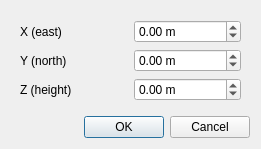
<?xml version="1.0" encoding="UTF-8"?>
<ui version="4.0">
 <class>GoToPositionDialog</class>
 <widget class="QDialog" name="GoToPositionDialog">
  <property name="geometry">
   <rect>
    <x>0</x>
    <y>0</y>
    <width>261</width>
    <height>139</height>
   </rect>
  </property>
  <property name="windowTitle">
   <string>Go to Position</string>
  </property>
  <layout class="QVBoxLayout" name="verticalLayout">
   <item>
    <widget class="QWidget" name="widget" native="true">
     <layout class="QGridLayout" name="gridLayout">
      <item row="0" column="0">
       <widget class="QLabel" name="label">
        <property name="text">
         <string>X (east)</string>
        </property>
       </widget>
      </item>
      <item row="0" column="1">
       <widget class="QDoubleSpinBox" name="XDoubleSpinBox">
        <property name="suffix">
         <string> m</string>
        </property>
        <property name="minimum">
         <double>-1000000.000000000000000</double>
        </property>
        <property name="maximum">
         <double>1000000.000000000000000</double>
        </property>
       </widget>
      </item>
      <item row="1" column="0">
       <widget class="QLabel" name="label_2">
        <property name="text">
         <string>Y (north)</string>
        </property>
       </widget>
      </item>
      <item row="1" column="1">
       <widget class="QDoubleSpinBox" name="YDoubleSpinBox">
        <property name="suffix">
         <string> m</string>
        </property>
        <property name="minimum">
         <double>-1000000.000000000000000</double>
        </property>
        <property name="maximum">
         <double>1000000.000000000000000</double>
        </property>
       </widget>
      </item>
      <item row="2" column="0">
       <widget class="QLabel" name="label_3">
        <property name="text">
         <string>Z (height)</string>
        </property>
       </widget>
      </item>
      <item row="2" column="1">
       <widget class="QDoubleSpinBox" name="ZDoubleSpinBox">
        <property name="suffix">
         <string> m</string>
        </property>
        <property name="minimum">
         <double>-1000000.000000000000000</double>
        </property>
        <property name="maximum">
         <double>1000000.000000000000000</double>
        </property>
       </widget>
      </item>
     </layout>
    </widget>
   </item>
   <item>
    <widget class="QDialogButtonBox" name="buttonBox">
     <property name="orientation">
      <enum>Qt::Horizontal</enum>
     </property>
     <property name="standardButtons">
      <set>QDialogButtonBox::Cancel|QDialogButtonBox::Ok</set>
     </property>
    </widget>
   </item>
  </layout>
 </widget>
 <resources/>
 <connections>
  <connection>
   <sender>buttonBox</sender>
   <signal>accepted()</signal>
   <receiver>GoToPositionDialog</receiver>
   <slot>accept()</slot>
   <hints>
    <hint type="sourcelabel">
     <x>248</x>
     <y>254</y>
    </hint>
    <hint type="destinationlabel">
     <x>157</x>
     <y>274</y>
    </hint>
   </hints>
  </connection>
  <connection>
   <sender>buttonBox</sender>
   <signal>rejected()</signal>
   <receiver>GoToPositionDialog</receiver>
   <slot>reject()</slot>
   <hints>
    <hint type="sourcelabel">
     <x>316</x>
     <y>260</y>
    </hint>
    <hint type="destinationlabel">
     <x>286</x>
     <y>274</y>
    </hint>
   </hints>
  </connection>
 </connections>
</ui>
